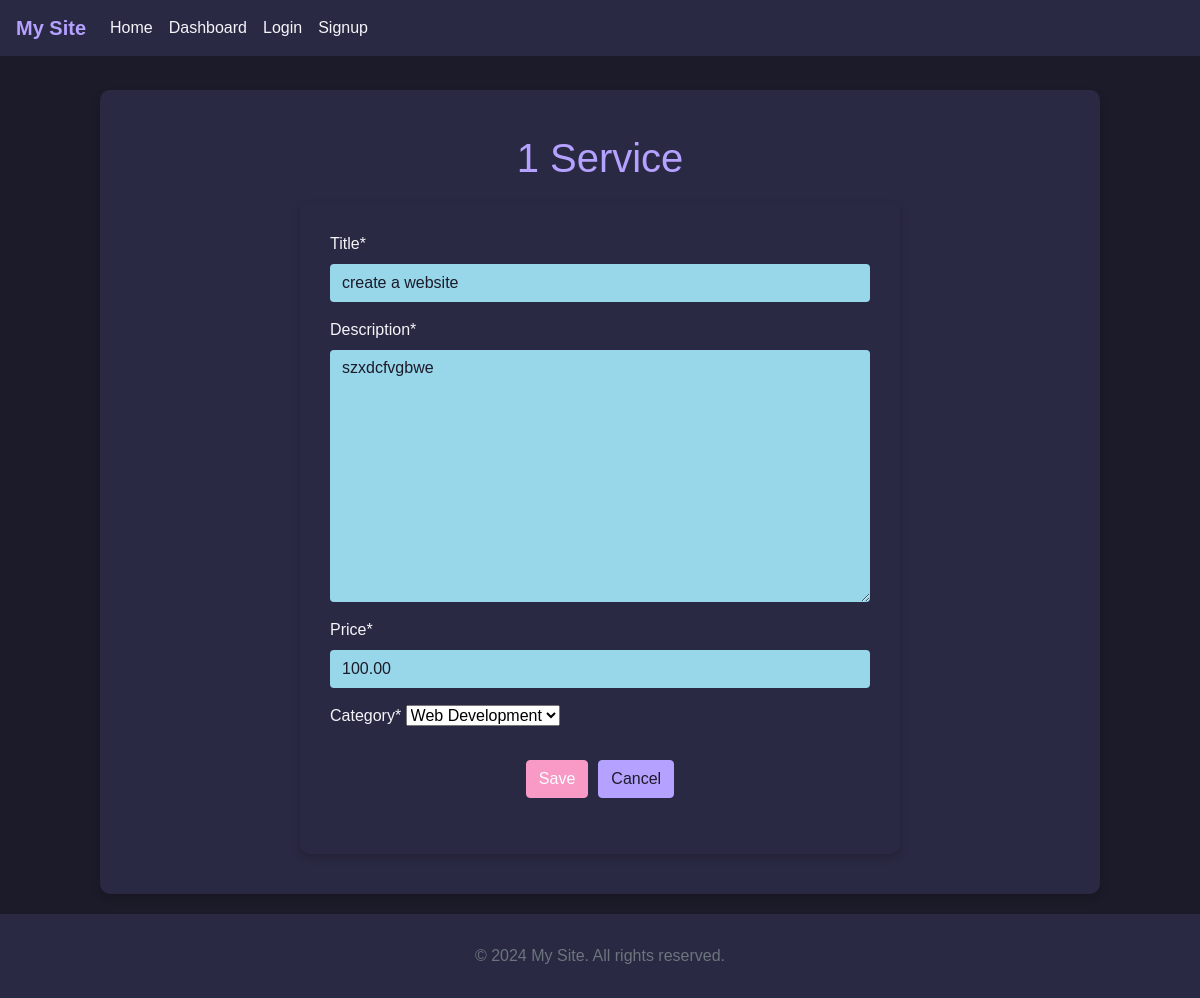
The app's page /services/1/update/ (signed in) with its own data.
### services/models.py (models this page shows, shortened)
class Service(models.Model):
    CATEGORY_CHOICES = [
        ('web_dev', 'Web Development'),
        ('design', 'Design'),
        ('writing', 'Writing'),
        ('marketing', 'Marketing'),
    ]
    title = models.CharField(max_length=200)
    description = models.TextField()
    price = models.DecimalField(max_digits=10, decimal_places=2, null=False, blank=False)
    category = models.CharField(max_length=50, choices=CATEGORY_CHOICES)
    owner = models.ForeignKey('users.CustomUser', on_delete=models.CASCADE, related_name='services')
    created_at = models.DateTimeField(auto_now_add=True)
    updated_at = models.DateTimeField(auto_now=True)
    is_paid = models.BooleanField(default=False)  # New field to track payment status

### services/views.py (the view)
# urls.py: path('<int:pk>/update/', views.service_update, name='service_update'),  # Update a service
@login_required
def service_update(request, pk):
    service = get_object_or_404(Service, pk=pk, owner=request.user)  # Ensure the logged-in user is the owner
    if request.method == 'POST':
        form = ServiceForm(request.POST, instance=service)
        if form.is_valid():
            form.save()
            return redirect(reverse('services:service_list'))
    else:
        form = ServiceForm(instance=service)
    return render(request, 'services/service_form.html', {'form': form})

### services/forms.py
class ServiceForm(forms.ModelForm):
    class Meta:
        model = Service
        fields = ['title', 'description', 'price', 'category']

### users/context_processors.py (called while the page is built)
def dashboard_url(request):
    if request.user.is_authenticated:
        if request.user.role == ROLE_FREELANCER:
            return {'dashboard_url': reverse('users:freelancer_dashboard')}
        elif request.user.role == ROLE_CLIENT:
            return {'dashboard_url': reverse('users:client_dashboard')}
    return {'dashboard_url': None}

### services/templates/services/service_form.html (shortened to what this page needs)
{% extends 'services/base.html' %}
{% load crispy_forms_tags %}
{% block content %}
<div class="container mt-4">
    <h1 class="text-center" style="color: #B5A1FF;">{{ form.instance.pk|default:"Create" }} Service</h1>
    <div class="form-container mx-auto" style="max-width: 600px;">
        <form method="post">
            {{ form|crispy }}
            <div class="form-group text-center mt-4"style="display: flex; justify-content: center; gap: 10px;">
                <button type="submit" class="btn btn-primary" style="background-color: #F89AC5; border-color: #F89AC5;">Save</button>
                <a href="{% url 'services:service_list' %}" class="btn btn-secondary" style="background-color: #B5A1FF; border-color: #B5A1FF; color: #1C1B29;">Cancel</a>
            </div>
            </div>
    </div>
</div>
{% endblock %}

### services/templates/services/base.html (style rules this page uses)
body { background-color: #1C1B29; color: #f4f4f9; font-family: 'Arial', sans-serif; padding-top: 70px; display: flex; flex-direction: column; min-height: 100vh; }
h1 { color: #B5A1FF; text-align: center; margin-bottom: 20px; }
.form-control { background-color: #98D6EA; color: #1C1B29; border: none; margin-bottom: 10px; }
.form-control::placeholder { color: #D4B6FF; }
.btn { margin-bottom: 10px; }
.btn-primary { background-color: #F89AC5; border-color: #F89AC5; }
.btn-secondary { background-color: #98D6EA; border-color: #98D6EA; color: #1C1B29; }
.form-container { background-color: #2A2943; padding: 30px; border-radius: 10px; box-shadow: 0 4px 8px rgba(0, 0, 0, 0.2); margin-bottom: 20px; }
.container { max-width: 1000px; margin: 20px auto; flex: 1; }

### records on screen
Service: instance.pk "1", title "create a website", description "szxdcfvgbwe", price "100.00", category "Web Development"
